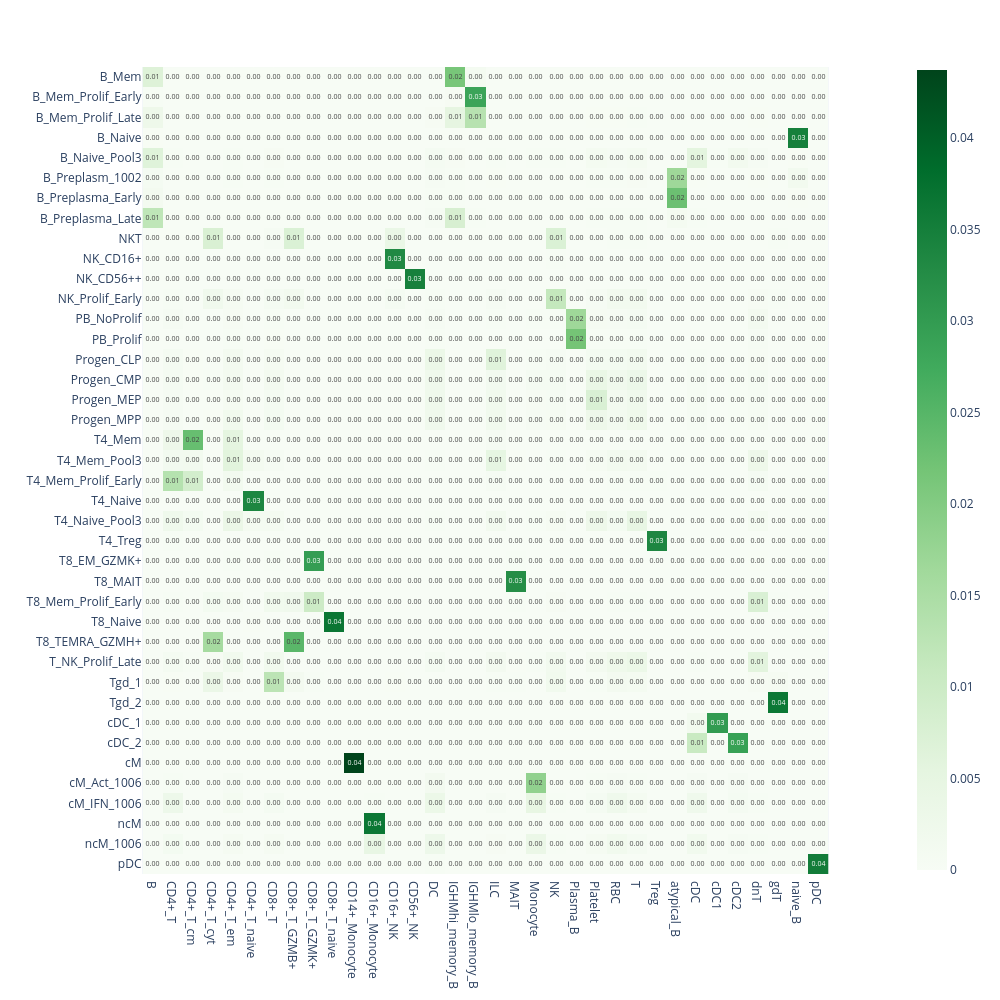

This figure's notebook cell:
### Code cell
plot_cluster_mapping(cluster_mapping)

### Figure 1 — Plotly figure (JSON) as saved in the notebook; plotly's stock layout.template omitted (floating-point values rounded to 4 significant figures; data arrays with more than 128 entries replaced by an {"elided": "..."} marker saying what was removed)
{"data": [{"coloraxis": "coloraxis", "hovertemplate": "x: %{x}<br>y: %{y}<br>color: %{z}<extra></extra>", "name": "0", "texttemplate": "%{z:.2f}", "type": "heatmap", "x": ["B", "CD4+_T", "CD4+_T_cm", "CD4+_T_cyt", "CD4+_T_em", "CD4+_T_naive", "CD8+_T", "CD8+_T_GZMB+", "CD8+_T_GZMK+", "CD8+_T_naive", "CD14+_Monocyte", "CD16+_Monocyte", "CD16+_NK", "CD56+_NK", "DC", "IGHMhi_memory_B", "IGHMlo_memory_B", "ILC", "MAIT", "Monocyte", "NK", "Plasma_B", "Platelet", "RBC", "T", "Treg", "atypical_B", "cDC", "cDC1", "cDC2", "dnT", "gdT", "naive_B", "pDC"], "xaxis": "x", "y": ["B_Mem", "B_Mem_Prolif_Early", "B_Mem_Prolif_Late", "B_Naive", "B_Naive_Pool3", "B_Preplasm_1002", "B_Preplasma_Early", "B_Preplasma_Late", "NKT", "NK_CD16+", "NK_CD56++", "NK_Prolif_Early", "PB_NoProlif", "PB_Prolif", "Progen_CLP", "Progen_CMP", "Progen_MEP", "Progen_MPP", "T4_Mem", "T4_Mem_Pool3", "T4_Mem_Prolif_Early", "T4_Naive", "T4_Naive_Pool3", "T4_Treg", "T8_EM_GZMK+", "T8_MAIT", "T8_Mem_Prolif_Early", "T8_Naive", "T8_TEMRA_GZMH+", "T_NK_Prolif_Late", "Tgd_1", "Tgd_2", "cDC_1", "cDC_2", "cM", "cM_Act_1006", "cM_IFN_1006", "ncM", "ncM_1006", "pDC"], "yaxis": "y", "z": {"elided": "40x34 float values"}}], "layout": {"autosize": false, "coloraxis": {"colorscale": [[0, "rgb(247,252,245)"], [0.125, "rgb(229,245,224)"], [0.25, "rgb(199,233,192)"], [0.375, "rgb(161,217,155)"], [0.5, "rgb(116,196,118)"], [0.625, "rgb(65,171,93)"], [0.75, "rgb(35,139,69)"], [0.875, "rgb(0,109,44)"], [1, "rgb(0,68,27)"]]}, "height": 1000, "margin": {"t": 60}, "width": 1000, "xaxis": {"anchor": "y", "autorange": true, "constrain": "domain", "domain": [0.07711, 0.9229], "range": [-0.5, 33.5], "scaleanchor": "y", "type": "category"}, "yaxis": {"anchor": "x", "autorange": true, "constrain": "domain", "domain": [0.0006219, 0.9994], "range": [39.5, -0.5], "type": "category"}}}
